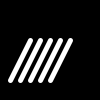
Frame 1 (no input)
Frame 60 (the mouse pressed at the canvas centre just before this capture): identical to frame 1, image omitted
Frame 120 (the mouse held since frame 60 and released just before this capture): identical to frame 1, image omitted

The Processing sketch that drew this single still picture (run headless with seeded random() and noise(); from frame 60 on, the mouse is pressed at the canvas centre):

// Processing sketch: draw_lines
// ── draw_lines.pde
void setup(){
 size(100,100); 
}
void draw()
{
  background(0);
  stroke(255);
  strokeWeight(5.0f);
  line(10,80,30,40);
  line(20,80,40,40);
  line(30,80,50,40);
  line(40,80,60,40);
  line(50,80,70,40);
  
}
